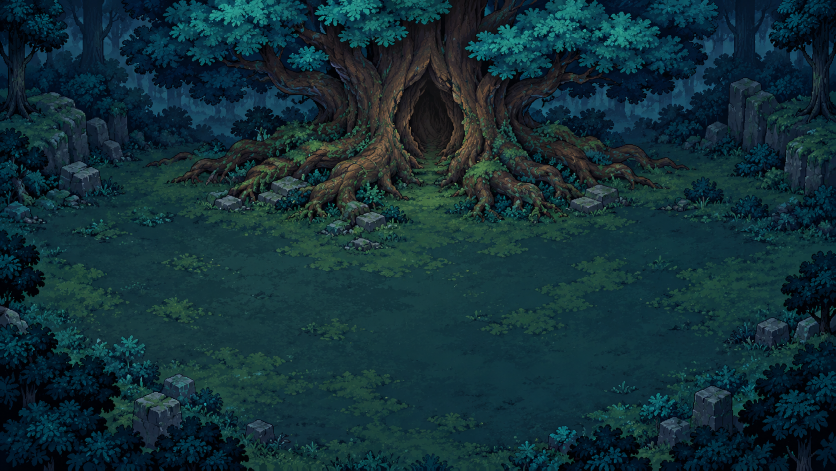
#> input picture assets/levels/10-the-heart-of-elaria/sources/mother-tree-original.png, 1672 x 941 px (shown at 1/2 size)
$ python prepare_assets.py
#> lines starting #> are read from the running program, lines starting #| are printed output that depends on the picture; pictures that were not available may be replaced by others from this repository, and a replacement may not be noted
"""Reproducible native Level 10 art from retained imagegen masters; Pillow only."""
from pathlib import Path
from PIL import Image, ImageDraw, ImageFont, ImageOps, ImageFilter
import json, hashlib, math

B=Path(__file__).resolve().parent
R=B.parents[2]
S,P,V=B/'sprites',B/'previews',B/'sources/v2'
COLORS={'memory':'#f2c661','hope':'#74c8ef','balance':'#b98cf0'}
CORE=(320,115)
PATHS={'memory':[(158,192),(204,178),(246,152),CORE],
       'hope':[(320,200),(330,173),(320,146),CORE],
       'balance':[(480,192),(432,177),(388,151),CORE]}
exports=[]; sources={}; recipes={}
def sha(p): return hashlib.sha256(p.read_bytes()).hexdigest()
def rel(p): return p.relative_to(R).as_posix()
def dump(n,v): (B/n).write_text(json.dumps(v,ensure_ascii=False,indent=2)+'\n',encoding='utf8')
def blank(size=(640,360)): return Image.new('RGBA',size)
def load(p):
    p=Path(p)
    if not p.is_absolute(): p=R/p
    im=Image.open(p).convert('RGBA')
    sources[rel(p)]={'file':rel(p),'size':list(im.size),'sha256':sha(p)}
    return im
# [22 lines left out: functions save, frame, native, not called in this run]
def sheet(n,master,grid,i,size,pad=1,prop=False):
    return save(n,native(frame(master,grid,i),size,pad),pivot=(.5,1) if prop else (.5,.5),
                recipe={'master':master,'grid':grid,'frame':i,'size':size,'pad':pad})
# Transfer only broad lighting from the depth study; the original pixel geometry stays registered.
load(B/'sources/mother-tree-original.png')
layout=load(V/'sanctuary-layout-reference.png')
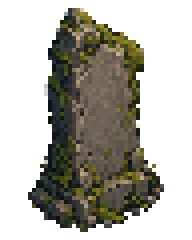
#> input picture assets/levels/01-forgotten-forest-edge/sprites/beacon-stone-hidden.png, 48 x 60 px, given in place of sanctuary-layout-reference.png, which was not available (shown 4 times larger)
#> in load, im is the input picture: PIL image 48x60 RGBA; mean R, G, B, A 33.4, 31.7, 23.5, 107.7
lighting=load(V/'sanctuary-depth-lighting.png').resize(layout.size,Image.Resampling.BOX)
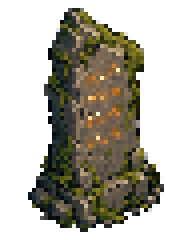
#> input picture assets/levels/01-forgotten-forest-edge/sprites/beacon-stone-illuminated.png, 48 x 60 px, given in place of sanctuary-depth-lighting.png, which was not available (shown 4 times larger)
#> in load, im is the input picture: PIL image 48x60 RGBA; mean R, G, B, A 35.6, 32.8, 22.3, 108.8
reference_light=layout.convert('RGB').filter(ImageFilter.GaussianBlur(10))
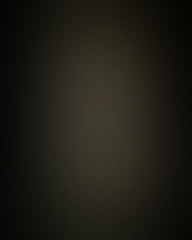
#> reference_light: PIL image 48x60 RGB (shown 4 times larger); mean R, G, B 30.9, 29.2, 21.8
target_light=lighting.convert('RGB').filter(ImageFilter.GaussianBlur(10))
sanctuary=blank(layout.size)
#> sanctuary: PIL image 48x60 RGBA; every value is 0
sanctuary.putdata([tuple(max(0,min(255,round(channel*((target+12)/(reference+12))**.65)))
    for channel,target,reference in zip(pixel[:3],lit,base))+(pixel[3],)
#> (the run stopped early here; a loop or call above may not have finished)
